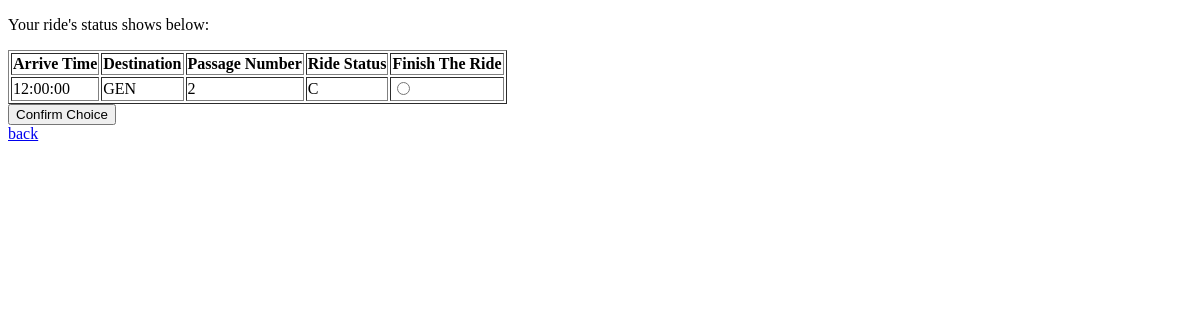
Page /driver/ridestatus/ (signed in) on the earlier database version.
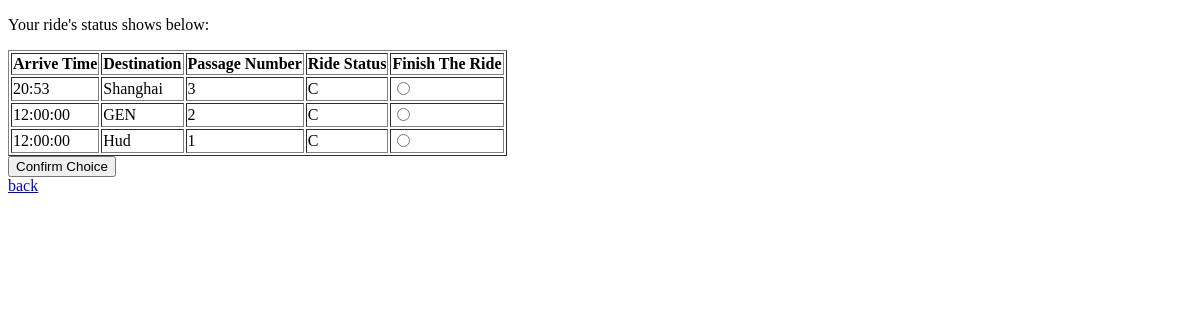
Same page on the later database version.
### ride_request/models.py (models this page shows, shortened)
class ride_request(models.Model):
    user = models.ManyToManyField(
        settings.AUTH_USER_MODEL)
    arriveTime = models.CharField(blank=False, max_length=256, help_text="Time Form: xx:xx ")
    Destination = models.CharField(max_length = 256, blank = False)
    PassageNum = models.PositiveSmallIntegerField(blank = False,verbose_name="Passger Number")
    Vehicle_type = models.CharField(max_length = 256, blank = True, choices =VEHCILE_TYPE, help_text="Optional")
    Share = models.BooleanField(blank = False)
    Other_request = models.CharField(max_length = 256, blank =True, help_text="Optional", choices=SIZE)
    ride_status = models.CharField(max_length = 200, blank = True, default = 'O', choices = STATUS_TYPE)
    driver=models.CharField(max_length= 200,blank=True)
    vehicle=models.CharField(max_length= 200,blank=True)
    capacity=models.IntegerField(blank=True,null=True)
    plate=models.CharField(max_length= 200,blank=True)
    info=models.CharField(max_length= 200,blank=True)

### driver/views.py (the view, shortened to what this page needs)
# urls.py: path('ridestatus/', views.ride_view, name ='drivestatus')
def ride_view(request):
    owner = CustomUser.objects.get(username=request.user.username)
    list = owner.ride_request_set.filter(ride_status__contains = 'C')
    context = {
        'list': list
    }
    return render(request, 'driver/status_view.html', context=context)

### templates/driver/status_view.html (shortened to what this page needs)
<!DOCTYPE html>
<html lang="en">
<head>
</head>
<body>
{% if user.is_authenticated %}
    <p >Your ride's status shows below:</p>
    <form name = 'riderstatus' method="POST" action="{% url 'drivestatus' %}">
        <table border="1">
        <tr>
            <th>Arrive Time</th>
            <th>Destination</th>
            <th>Passage Number</th>
            <th>Ride Status</th>
            <th>Finish The Ride</th>
        </tr>
      {% for ride in list %}
       <tr>
           <td>{{ride.arriveTime}}</td>
           <td>{{ride.Destination}}</td>
           <td>{{ride.PassageNum}} </td>
           <td>{{ride.ride_status}}</td>
           <td><input type="radio", name="finish" value={{ride.id}} >
           </td>
       </tr>
            {% endfor %}
        </table>
        <button>Confirm Choice</button>
    </form>
<a href="{% url 'home' %}">back</a>
    {% else %}
      <p>You are not logged in</p>
      <a href="{% url 'login' %}">login</a> |
      <a href="{% url 'signup' %}">signup</a>
    {% endif %}
</body>
</html>

Differences in the rows shown:
now on this page (row edited): ride_request: arriveTime "20:53", Destination "Shanghai", PassageNum "3", ride_status "C"
added ride_request: arriveTime "12:00:00", Destination "Hud", PassageNum "1", ride_status "C"
